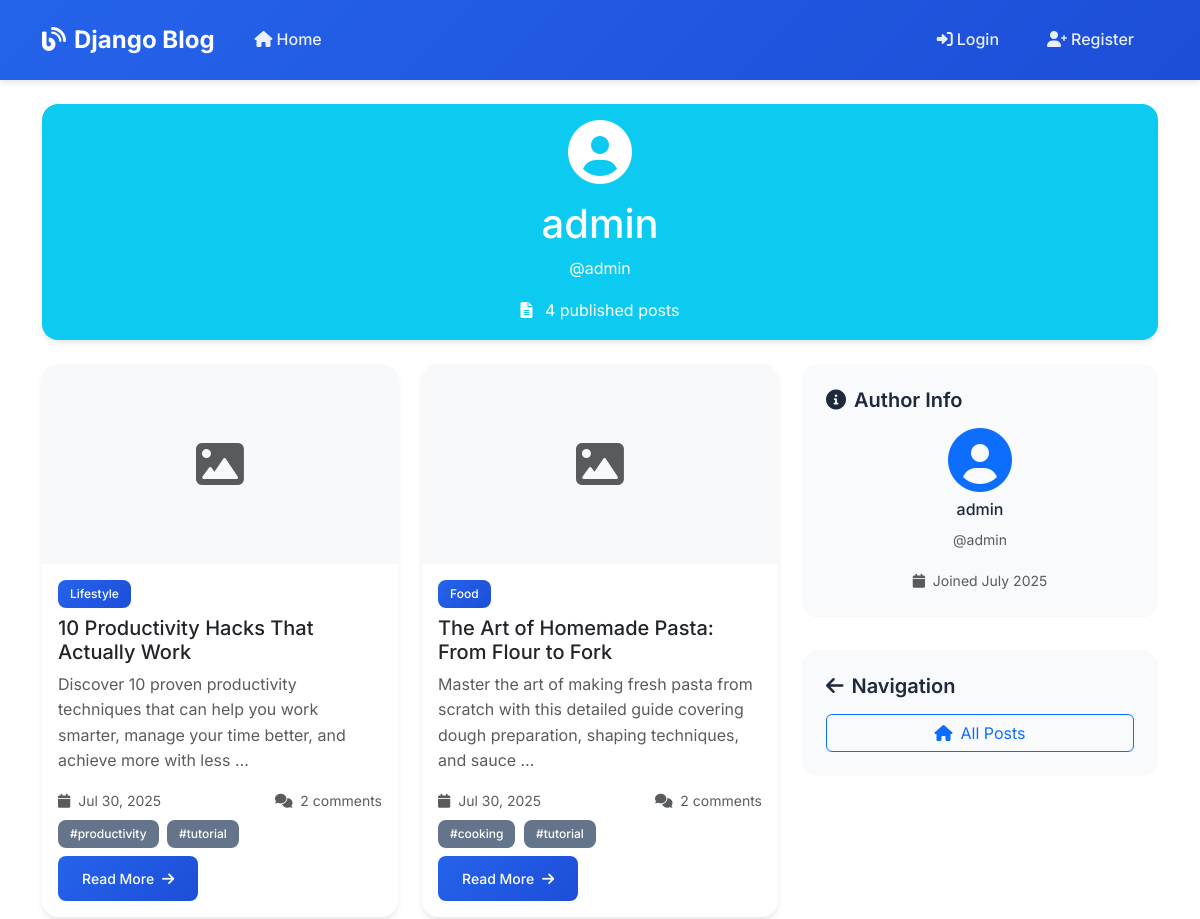
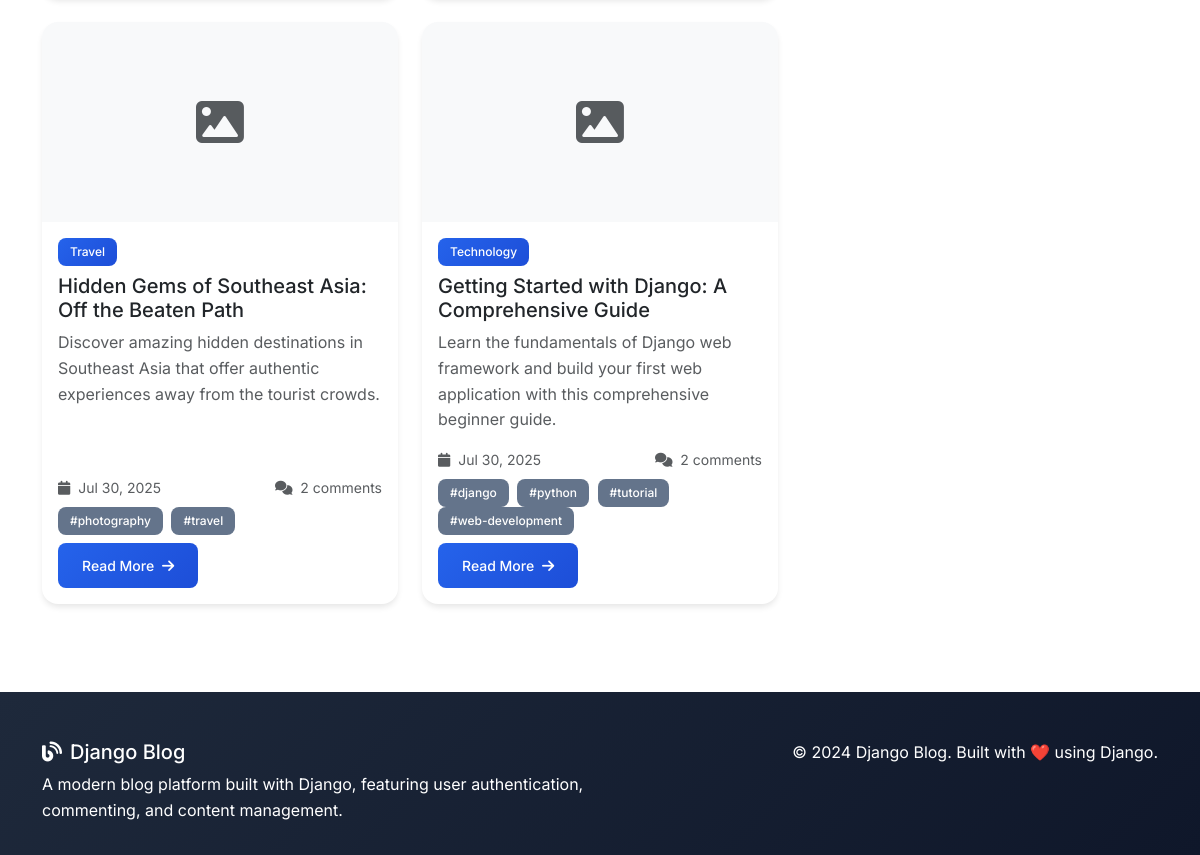
The page /author/admin/ on the database its author committed (2 pictures, top to bottom).
### blog/models.py (models this page shows, shortened)
class Post(models.Model):
    STATUS_CHOICES = [
        ('draft', 'Draft'),
        ('published', 'Published'),
    ]
    title = models.CharField(max_length=200)
    slug = models.SlugField(max_length=200, unique=True)
    author = models.ForeignKey(User, on_delete=models.CASCADE, related_name='blog_posts')
    content = models.TextField()
    excerpt = models.TextField(max_length=300, blank=True, help_text="Brief description of the post")
    image = models.ImageField(upload_to='posts/', blank=True, null=True)
    category = models.ForeignKey(Category, on_delete=models.SET_NULL, null=True, blank=True, related_name='posts')
    tags = models.ManyToManyField(Tag, blank=True, related_name='posts')
    status = models.CharField(max_length=10, choices=STATUS_CHOICES, default='draft')
    created_at = models.DateTimeField(auto_now_add=True)
    updated_at = models.DateTimeField(auto_now=True)
    published_at = models.DateTimeField(null=True, blank=True)
    class Meta:
        ordering = ['-created_at']
        indexes = [
            models.Index(fields=['-created_at']),
            models.Index(fields=['status']),
        ]
    def get_absolute_url(self):
        return reverse('blog:post_detail', kwargs={'pk': self.pk})

class Category(models.Model):
    name = models.CharField(max_length=100, unique=True)
    description = models.TextField(blank=True)
    created_at = models.DateTimeField(auto_now_add=True)
    class Meta:
        verbose_name_plural = "Categories"
        ordering = ['name']

class Tag(models.Model):
    name = models.CharField(max_length=50, unique=True)
    created_at = models.DateTimeField(auto_now_add=True)
    class Meta:
        ordering = ['name']

### blog/views.py (the view)
# urls.py: path('author/<str:username>/', views.UserPostListView.as_view(), name='user_posts'),
class UserPostListView(ListView):
    model = Post
    template_name = 'blog/user_posts.html'
    context_object_name = 'posts'
    paginate_by = 6
    def get_queryset(self):
        from django.contrib.auth.models import User
        self.author = get_object_or_404(User, username=self.kwargs['username'])
        return Post.objects.filter(
            author=self.author,
            status='published'
        ).select_related('author', 'category').prefetch_related('tags')
    def get_context_data(self, **kwargs):
        context = super().get_context_data(**kwargs)
        context['author'] = self.author
        return context

### blog/templates/blog/user_posts.html (shortened to what this page needs)
{% extends 'blog/base.html' %}
{% block content %}
<div class="container mt-4">
    <div class="row mb-4">
        <div class="col-12">
            <div class="card bg-info text-white">
                <div class="card-body text-center">
                    <div class="mb-3">
                        <i class="fas fa-user-circle fa-4x"></i>
                    </div>
                    <h1 class="card-title">
                        {{ author.get_full_name|default:author.username }}
                    </h1>
                    <p class="card-text">@{{ author.username }}</p>
                    <p class="mb-0">
                        <i class="fas fa-file-alt me-2"></i>
                        {{ posts|length }} published post{{ posts|length|pluralize }}
                    </p>
                </div>
            </div>
        </div>
    </div>
    <div class="row">
        <div class="col-lg-8">
            {% if posts %}
            <div class="row">
                {% for post in posts %}
                <div class="col-md-6 mb-4">
                    <article class="card h-100">
                        {% if post.image %}
                        <img src="{{ post.image.url }}" class="card-img-top" alt="{{ post.title }}">
                        {% else %}
                        <div class="card-img-top bg-light d-flex align-items-center justify-content-center" style="height: 200px;">
                            <i class="fas fa-image fa-3x text-muted"></i>
                        </div>
                        {% endif %}
                        <div class="card-body d-flex flex-column">
                            <div class="mb-2">
                                {% if post.category %}
                                <a href="{% url 'blog:category_posts' post.category.pk %}" class="badge badge-primary text-decoration-none">
                                    {{ post.category.name }}
                                </a>
                                {% endif %}
                            </div>
                            <h5 class="card-title">
                                <a href="{{ post.get_absolute_url }}" class="text-decoration-none text-dark">
                                    {{ post.title }}
                                </a>
                            </h5>
                            <p class="card-text text-muted">
                                {{ post.excerpt|default:post.content|truncatewords:20 }}
                            </p>
                            <div class="mt-auto">
                                <div class="d-flex justify-content-between align-items-center mb-2">
                                    <small class="text-muted">
                                        <i class="fas fa-calendar me-1"></i>
                                        {{ post.published_at|default:post.created_at|date:"M d, Y" }}
                                    </small>
                                    <small class="text-muted">
                                        <i class="fas fa-comments me-1"></i>
                                        {{ post.comments.count }} comment{{ post.comments.count|pluralize }}
                                    </small>
                                </div>
                                {% if post.tags.all %}
                                <div class="mb-2">
                                    {% for tag in post.tags.all %}
                                    <a href="{% url 'blog:tag_posts' tag.pk %}" class="badge badge-secondary text-decoration-none me-1">
                                        #{{ tag.name }}
                                    </a>
                                    {% endfor %}
                                </div>
                                {% endif %}
                                <div class="d-flex justify-content-between align-items-center">
                                    <a href="{{ post.get_absolute_url }}" class="btn btn-primary btn-sm">
                                        Read More <i class="fas fa-arrow-right ms-1"></i>
                                    </a>
                                </div>
                            </div>
                        </div>
                    </article>
                </div>
                {% endfor %}
            </div>
            {% endif %}
        </div>
        <div class="col-lg-4">
            <div class="sidebar">
                <h5><i class="fas fa-info-circle me-2"></i>Author Info</h5>
                <div class="text-center mb-3">
                    <i class="fas fa-user-circle fa-4x text-primary mb-2"></i>
                    <h6>{{ author.get_full_name|default:author.username }}</h6>
                    <small class="text-muted">@{{ author.username }}</small>
                </div>
                <div class="text-center">
                    <small class="text-muted">
                        <i class="fas fa-calendar me-1"></i>
                        Joined {{ author.date_joined|date:"F Y" }}
                    </small>
                </div>
            </div>
            <div class="sidebar">
                <h5><i class="fas fa-arrow-left me-2"></i>Navigation</h5>
                <div class="d-grid gap-2">
                    <a href="{% url 'blog:post_list' %}" class="btn btn-outline-primary">
                        <i class="fas fa-home me-2"></i>All Posts
                    </a>
                </div>
            </div>
        </div>
    </div>
</div>
{% endblock %}

### blog/templates/blog/base.html (style rules this page uses)
:root { --primary-color: #2563eb; --secondary-color: #64748b; --accent-color: #f59e0b; --text-dark: #1e293b; --text-light: #64748b; --bg-light: #f8fafc; --border-color: #e2e8f0; }
body { font-family: 'Inter', sans-serif; line-height: 1.6; color: var(--text-dark); background-color: #ffffff; }
.btn-primary { background: linear-gradient(135deg, var(--primary-color) 0%, #1d4ed8 100%); border: none; font-weight: 500; padding: 0.75rem 1.5rem; border-radius: 0.5rem; transition: all 0.3s ease; }
.card { border: none; border-radius: 1rem; box-shadow: 0 4px 6px -1px rgba(0, 0, 0, 0.1); transition: all 0.3s ease; overflow: hidden; }
.card-img-top { height: 200px; object-fit: cover; transition: transform 0.3s ease; }
.badge { font-weight: 500; padding: 0.5rem 0.75rem; border-radius: 0.5rem; }
.badge-primary { background: linear-gradient(135deg, var(--primary-color) 0%, #1d4ed8 100%); }
.badge-secondary { background-color: var(--secondary-color); }
.sidebar { background-color: var(--bg-light); border-radius: 1rem; padding: 1.5rem; margin-bottom: 2rem; }
.sidebar h5 { color: var(--text-dark); font-weight: 600; margin-bottom: 1rem; }

### rows shown on the page
Post: category.name "Lifestyle", title "10 Productivity Hacks That Actually Work", excerpt "Discover 10 proven productivity techniques that can help you work smarter, manage your time better, and achieve more with less …", published_at "Jul 30, 2025", comments.count "2"
Tag: name "productivity"
Tag: name "tutorial"
Post: category.name "Food", title "The Art of Homemade Pasta: From Flour to Fork", excerpt "Master the art of making fresh pasta from scratch with this detailed guide covering dough preparation, shaping techniques, and sauce …", published_at "Jul 30, 2025", comments.count "2"
Tag: name "cooking"
Post: category.name "Travel", title "Hidden Gems of Southeast Asia: Off the Beaten Path", excerpt "Discover amazing hidden destinations in Southeast Asia that offer authentic experiences away from the tourist crowds.", published_at "Jul 30, 2025", comments.count "2"
Tag: name "photography"
Tag: name "travel"
Post: category.name "Technology", title "Getting Started with Django: A Comprehensive Guide", excerpt "Learn the fundamentals of Django web framework and build your first web application with this comprehensive beginner guide.", published_at "Jul 30, 2025", comments.count "2"
Tag: name "django"
Tag: name "python"
Tag: name "web-development"

### other values the page prints
{{ author.get_full_name|default:author.username }} "admin"
{{ author.username }} "admin"
{{ posts|length }} "4"
{{ author.date_joined|date:"F Y" }} "July 2025"
